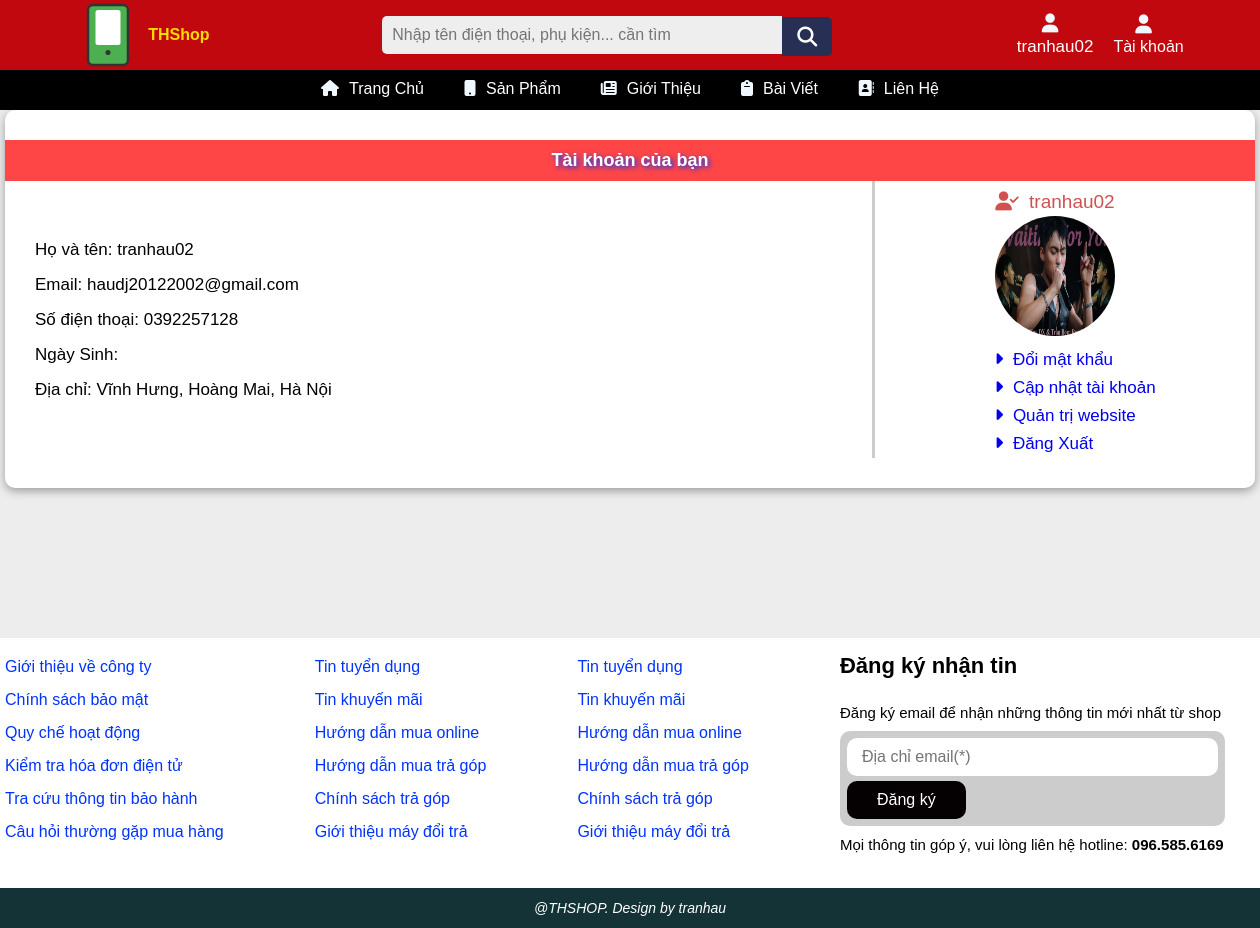
Page /index.php?act=thongtintaikhoan (signed in) on the committed database.
### tables this page shows
CREATE TABLE `customer` (
  `customer_id` int NOT NULL COMMENT 'Mã khách hàng',
  `password` varchar(255) NOT NULL,
  `username` varchar(255) NOT NULL,
  `email` varchar(255) DEFAULT NULL,
  `phone` varchar(255) NOT NULL,
  `image_user` varchar(255) DEFAULT NULL,
  `role` tinyint NOT NULL DEFAULT '0',
  `address` varchar(255) DEFAULT NULL
);

### model/pdo.php (called while the page is built, shortened)
<?php
function pdo_get_connection(){
    $dburl = "mysql:host=localhost;dbname=tthshop-duanmau;charset=utf8";
    $username = 'root';
    $password = '';
    $conn = new PDO($dburl, $username, $password);
    $conn->setAttribute(PDO::ATTR_ERRMODE, PDO::ERRMODE_EXCEPTION);
    return $conn;
}
function pdo_query_one($sql){
    $sql_args = array_slice(func_get_args(), 1);
    try{
        $conn = pdo_get_connection();
        $stmt = $conn->prepare($sql);
        $stmt->execute($sql_args);
        $row = $stmt->fetch(PDO::FETCH_ASSOC);
        return $row;
    }
    catch(PDOException $e){
        throw $e;
    }
    finally{
        unset($conn);
    }
}

### model/account.php (called while the page is built, shortened)
<?php
    function loadOne_account($customer_id){
        $sql = "SELECT * FROM customer WHERE customer_id = $customer_id";
        $account = pdo_query_one($sql);
        return $account;
    }
?>

### global.php (called while the page is built)
<?php
    $img_path = "upload/";
?>

### views/trang-chinh/thongtintaikhoan.php (the view)
<main class="container">
            <div class="account-info">
                <h3>Tài khoản của bạn</h3>
                <div class="account-main">
                    <div class="thongtintaikhoan">
                        <?php
                        if (isset($account) && is_array($account)) {
                            extract($account);
                        ?>
                            <p class="user">Họ và tên: <?= $username ?></p>
                            <p>Email: <?= $email ?></p>
                            <p>Số điện thoại: <?= $phone ?></p>
                            <p>Ngày Sinh: </p>
                            <p>Địa chỉ: <?= $address ?></p>
                        <?php
                        } else {
                            echo "<p>Không tìm thấy thông tin tài khoản.</p>";
                        }
                        ?>
                    </div>
                        <div class="tinhnangtaikhoan">
                            <a href="" id="username"><i class="fa-solid fa-user-check"></i><?=$username?></a>
                            <div class="img-user">
                                <img src="<?=$img_path . $image_user?>" alt="">
                            </div>
                            <div class="tinhnang">
                                <a href="?act=change_pass"><i class="fa-solid fa-caret-right"></i>Đổi mật khẩu</a>
                                <a href="?act=update_account"><i class="fa-solid fa-caret-right"></i>Cập nhật tài khoản</a>
                                <?php
                                    if(isset($_SESSION["user"])){
                                       extract($_SESSION["user"]);
                                        if($role === 1){
                                            ?>
                                                <a href="admin/index.php"><i class="fa-solid fa-caret-right"></i>Quản trị website</a>
                                            <?php
                                        }
                                    }
                                ?>
                                <a href="?act=dangxuat"><i class="fa-solid fa-caret-right"></i>Đăng Xuất</a>
                            </div>
                        </div>
                    </div>
            </div>
        </main>

### content/css/styles.css (style rules this page uses)
* { padding: 0; margin: 0; box-sizing: border-box; font-family: Arial, Helvetica, sans-serif; }
body { background-color: #ededed; }
html { font-family: 'Roboto', sans-serif; }
:root { --red: #c1080e; --background: #fff5; }
.container { width: 1250px; margin: 0 auto; }
h3 { font-size: 18px; padding: 10px 15px; background: rgb(255, 70, 70); color: #fff; text-shadow: 2px 2px 5px #0033ff; text-align: center; }
.account-info { width: 1250px; border-radius: 10px; box-shadow: 0 3px 10px rgba(0, 0, 0, 0.35); overflow: hidden; padding: 30px 0; background-color: #fff; }
.account-main { display: flex; justify-content: space-between; align-items: center; padding: 0 20px; }
.thongtintaikhoan { width: 60%; display: flex; flex-direction: column; gap: 15px; padding: 5px 10px; }
.thongtintaikhoan p { font-size: 17px; }
.tinhnangtaikhoan { width: 30%; border-left: 3px solid #ccc; display: flex; flex-direction: column; align-items: center; }
.tinhnangtaikhoan .img-user { width: 120px; height: 120px; margin-top: 3px; }
.tinhnangtaikhoan .img-user img { width: 100%; height: 100%; border-radius: 50%; }
.tinhnang { display: flex; flex-direction: column; margin-left: 40px; margin-top: 10px; }
.tinhnang a { text-decoration: none; font-size: 17px; padding: 4px 0; }
.tinhnangtaikhoan #username { text-decoration: none; margin-top: 10px; font-size: 19px; color: #d25050; }
i { margin-right: 10px; }

### rows in the picture
customer: username "tranhau02", email "haudj20122002@gmail.com", phone "0392257128", address "Vĩnh Hưng, Hoàng Mai, Hà Nội", image_user (picture)

### other values in the picture
$username "tranhau02"
